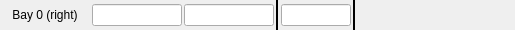
                      <widget class="QFrame" name="frame_14">
                       <property name="minimumSize">
                        <size>
                         <width>0</width>
                         <height>0</height>
                        </size>
                       </property>
                       <property name="maximumSize">
                        <size>
                         <width>16777215</width>
                         <height>30</height>
                        </size>
                       </property>
                       <property name="frameShape">
                        <enum>QFrame::NoFrame</enum>
                       </property>
                       <property name="frameShadow">
                        <enum>QFrame::Raised</enum>
                       </property>
                       <layout class="QHBoxLayout" name="horizontalLayout_35">
                        <property name="spacing">
                         <number>0</number>
                        </property>
                        <property name="leftMargin">
                         <number>0</number>
                        </property>
                        <property name="topMargin">
                         <number>0</number>
                        </property>
                        <property name="rightMargin">
                         <number>0</number>
                        </property>
                        <property name="bottomMargin">
                         <number>0</number>
                        </property>
                        <item>
                         <layout class="QHBoxLayout" name="horizontalLayout_36">
                          <property name="spacing">
                           <number>2</number>
                          </property>
                          <item>
                           <widget class="QLabel" name="label_67">
                            <property name="minimumSize">
                             <size>
                              <width>90</width>
                              <height>0</height>
                             </size>
                            </property>
                            <property name="maximumSize">
                             <size>
                              <width>90</width>
                              <height>16777215</height>
                             </size>
                            </property>
                            <property name="text">
                             <string>Bay 0 (right)</string>
                            </property>
                            <property name="alignment">
                             <set>Qt::AlignCenter</set>
                            </property>
                           </widget>
                          </item>
                          <item>
                           <widget class="PyDMLineEdit" name="PyDMLineEdit_35">
                            <property name="minimumSize">
                             <size>
                              <width>90</width>
                              <height>0</height>
                             </size>
                            </property>
                            <property name="maximumSize">
                             <size>
                              <width>90</width>
                              <height>16777215</height>
                             </size>
                            </property>
                            <property name="toolTip">
                             <string/>
                            </property>
                            <property name="alignment">
                             <set>Qt::AlignCenter</set>
                            </property>
                            <property name="precisionFromPV" stdset="0">
                             <bool>false</bool>
                            </property>
                            <property name="channel" stdset="0">
                             <string>ca://TPR:${LOCA}:${IOC_UNIT}:${INST}:TRG08_SYS0_TWID</string>
                            </property>
                           </widget>
                          </item>
                          <item>
                           <widget class="PyDMLineEdit" name="PyDMLineEdit_36">
                            <property name="minimumSize">
                             <size>
                              <width>90</width>
                              <height>0</height>
                             </size>
                            </property>
                            <property name="maximumSize">
                             <size>
                              <width>90</width>
                              <height>16777215</height>
                             </size>
                            </property>
                            <property name="toolTip">
                             <string/>
                            </property>
                            <property name="alignment">
                             <set>Qt::AlignCenter</set>
                            </property>
                            <property name="precisionFromPV" stdset="0">
                             <bool>false</bool>
                            </property>
                            <property name="channel" stdset="0">
                             <string>ca://TPR:${LOCA}:${IOC_UNIT}:${INST}:TRG08_SYS0_TDES</string>
                            </property>
                           </widget>
                          </item>
                          <item>
                           <widget class="Line" name="line_29">
                            <property name="frameShadow">
                             <enum>QFrame::Plain</enum>
                            </property>
                            <property name="lineWidth">
                             <number>2</number>
                            </property>
                            <property name="orientation">
                             <enum>Qt::Vertical</enum>
                            </property>
                           </widget>
                          </item>
                          <item>
                           <widget class="PyDMLineEdit" name="PyDMLineEdit_37">
                            <property name="minimumSize">
                             <size>
                              <width>70</width>
                              <height>0</height>
                             </size>
                            </property>
                            <property name="maximumSize">
                             <size>
                              <width>70</width>
                              <height>16777215</height>
                             </size>
                            </property>
                            <property name="toolTip">
                             <string/>
                            </property>
                            <property name="alignment">
                             <set>Qt::AlignCenter</set>
                            </property>
                            <property name="channel" stdset="0">
                             <string>ca://TPR:${LOCA}:${IOC_UNIT}:${INST}:CH08_EVCODE</string>
                            </property>
                           </widget>
                          </item>
                          <item>
                           <widget class="Line" name="line_38">
                            <property name="frameShadow">
                             <enum>QFrame::Plain</enum>
                            </property>
                            <property name="lineWidth">
                             <number>2</number>
                            </property>
                            <property name="orientation">
                             <enum>Qt::Vertical</enum>
                            </property>
                           </widget>
                          </item>
                          <item>
                           <widget class="PyDMLabel" name="PyDMLabel_22">
                            <property name="minimumSize">
                             <size>
                              <width>100</width>
                              <height>0</height>
                             </size>
                            </property>
                            <property name="maximumSize">
                             <size>
                              <width>100</width>
                              <height>16777215</height>
                             </size>
                            </property>
                            <property name="toolTip">
                             <string/>
                            </property>
                            <property name="alignment">
                             <set>Qt::AlignCenter</set>
                            </property>
                            <property name="showUnits" stdset="0">
                             <bool>true</bool>
                            </property>
                            <property name="precisionFromPV" stdset="0">
                             <bool>false</bool>
                            </property>
                            <property name="alarmSensitiveContent" stdset="0">
                             <bool>true</bool>
                            </property>
                            <property name="channel" stdset="0">
                             <string>ca://TPR:${LOCA}:${IOC_UNIT}:${INST}:CH08_RATE</string>
                            </property>
                           </widget>
                          </item>
                          <item>
                           <widget class="PyDMByteIndicator" name="PyDMByteIndicator_3">
                            <property name="minimumSize">
                             <size>
                              <width>15</width>
                              <height>15</height>
                             </size>
                            </property>
                            <property name="maximumSize">
                             <size>
                              <width>15</width>
                              <height>15</height>
                             </size>
                            </property>
                            <property name="toolTip">
                             <string/>
                            </property>
                            <property name="channel" stdset="0">
                             <string>ca://TPR:${LOCA}:${IOC_UNIT}:${INST}:CH08_SYS0_TCTL</string>
                            </property>
                            <property name="showLabels" stdset="0">
                             <bool>false</bool>
                            </property>
                            <property name="labels" stdset="0">
                             <stringlist>
                              <string></string>
                             </stringlist>
                            </property>
                           </widget>
                          </item>
                          <item>
                           <spacer name="horizontalSpacer_15">
                            <property name="orientation">
                             <enum>Qt::Horizontal</enum>
                            </property>
                            <property name="sizeHint" stdset="0">
                             <size>
                              <width>40</width>
                              <height>20</height>
                             </size>
                            </property>
                           </spacer>
                          </item>
                         </layout>
                        </item>
                       </layout>
                      </widget>
